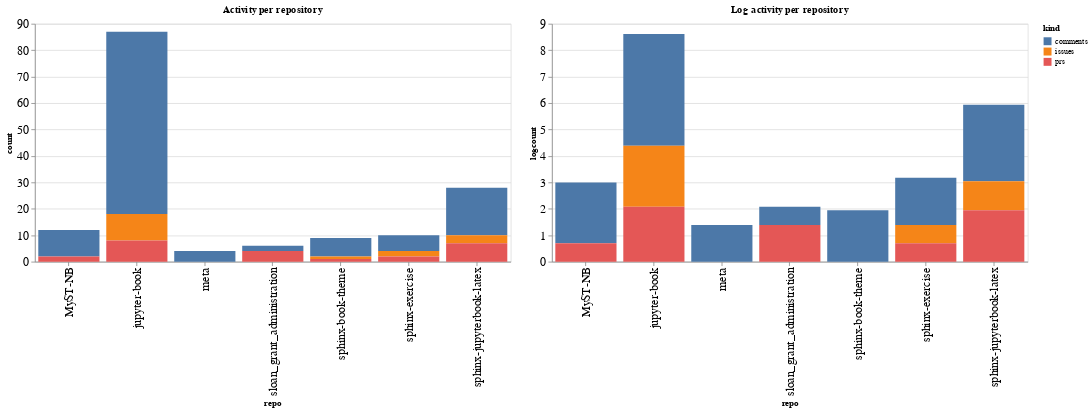

The code cell stored with this chart in its notebook:
### Code cell
ch1 = alt.Chart(repo_summaries, width=600, title="Activity per repository").mark_bar().encode(
    x='repo',
    y='count',
    color='kind',
    tooltip="kind"
)

ch2 = alt.Chart(repo_summaries, width=600, title="Log activity per repository").mark_bar().encode(
    x='repo',
    y='logcount',
    color='kind',
    tooltip="kind"
)

ch1 | ch2

### Figure 1 — Vega-Lite specification as saved in the notebook (floating-point values rounded to 4 significant figures)
{"config": {"axisLeft": {"labelFontSize": 15}, "axisBottom": {"labelFontSize": 15}}, "hconcat": [{"mark": "bar", "encoding": {"color": {"type": "nominal", "field": "kind"}, "tooltip": {"type": "nominal", "field": "kind"}, "x": {"type": "nominal", "field": "repo"}, "y": {"type": "quantitative", "field": "count"}}, "title": "Activity per repository", "width": 600}, {"mark": "bar", "encoding": {"color": {"type": "nominal", "field": "kind"}, "tooltip": {"type": "nominal", "field": "kind"}, "x": {"type": "nominal", "field": "repo"}, "y": {"type": "quantitative", "field": "logcount"}}, "title": "Log activity per repository", "width": 600}], "data": {"name": "data-f448144cea69bc199eeec2aef7c5e1d3"}, "$schema": "https://vega.github.io/schema/vega-lite/v4.8.1.json", "datasets": {"data-f448144cea69bc199eeec2aef7c5e1d3": [{"repo": "MyST-NB", "kind": "comments", "count": 10, "logcount": 2.303}, {"repo": "MyST-NB", "kind": "prs", "count": 2, "logcount": 0.6931}, {"repo": "jupyter-book", "kind": "comments", "count": 69, "logcount": 4.234}, {"repo": "jupyter-book", "kind": "issues", "count": 10, "logcount": 2.303}, {"repo": "jupyter-book", "kind": "prs", "count": 8, "logcount": 2.079}, {"repo": "meta", "kind": "comments", "count": 4, "logcount": 1.386}, {"repo": "sloan_grant_administration", "kind": "comments", "count": 2, "logcount": 0.6931}, {"repo": "sloan_grant_administration", "kind": "prs", "count": 4, "logcount": 1.386}, {"repo": "sphinx-book-theme", "kind": "comments", "count": 7, "logcount": 1.946}, {"repo": "sphinx-book-theme", "kind": "issues", "count": 1, "logcount": 0.0}, {"repo": "sphinx-book-theme", "kind": "prs", "count": 1, "logcount": 0.0}, {"repo": "sphinx-exercise", "kind": "comments", "count": 6, "logcount": 1.792}, {"repo": "sphinx-exercise", "kind": "issues", "count": 2, "logcount": 0.6931}, {"repo": "sphinx-exercise", "kind": "prs", "count": 2, "logcount": 0.6931}, {"repo": "sphinx-jupyterbook-latex", "kind": "comments", "count": 18, "logcount": 2.89}, {"repo": "sphinx-jupyterbook-latex", "kind": "issues", "count": 3, "logcount": 1.099}, {"repo": "sphinx-jupyterbook-latex", "kind": "prs", "count": 7, "logcount": 1.946}]}}
